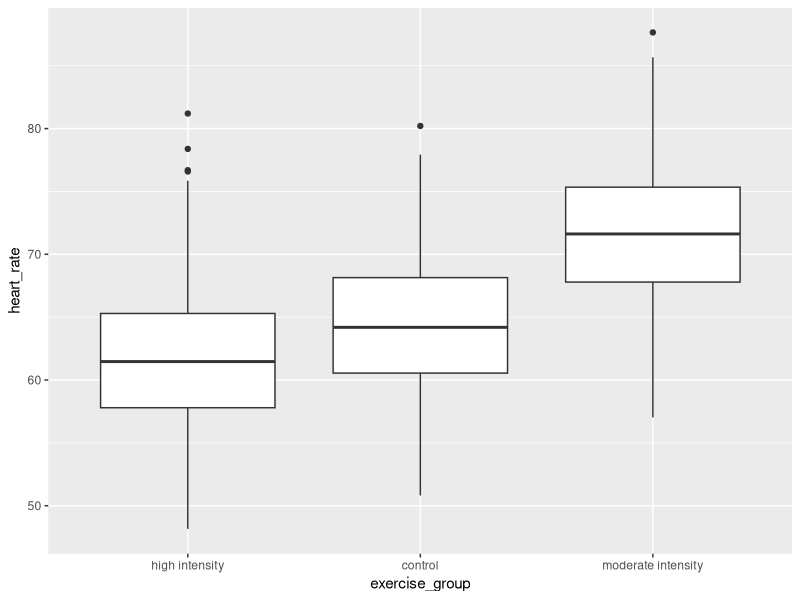
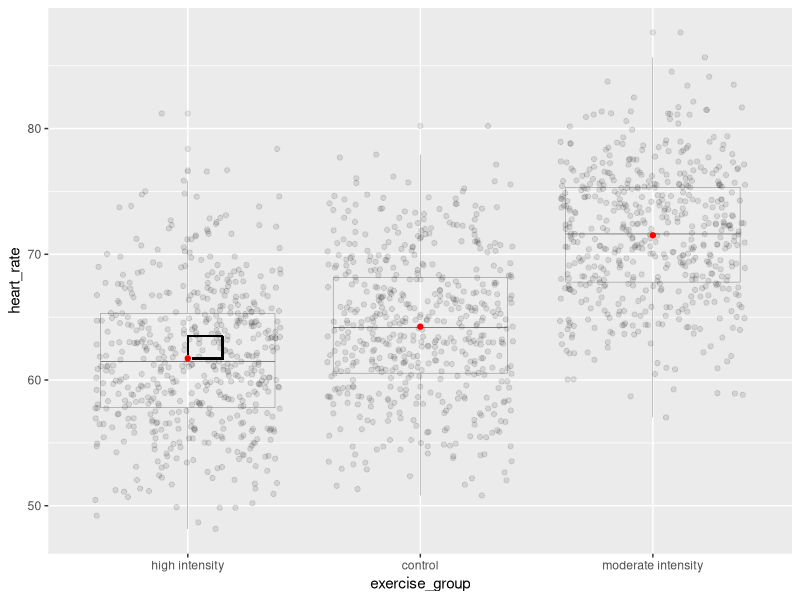
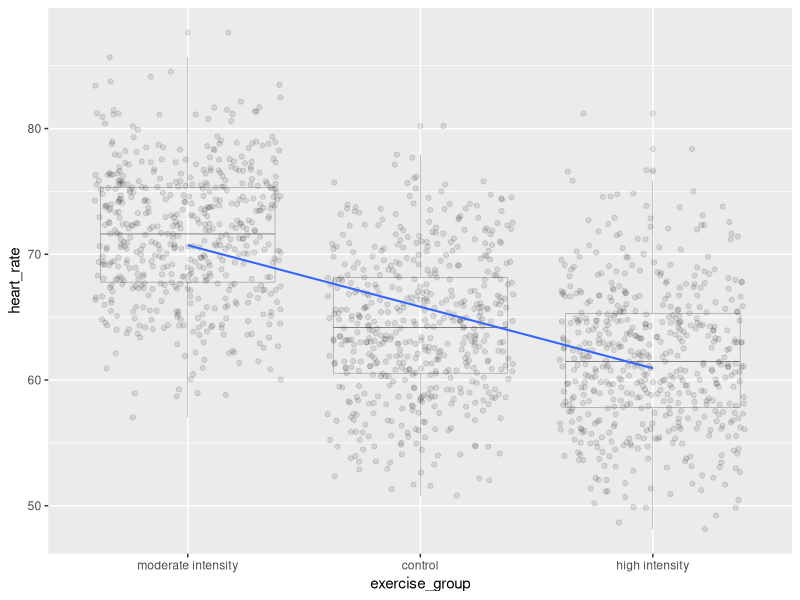
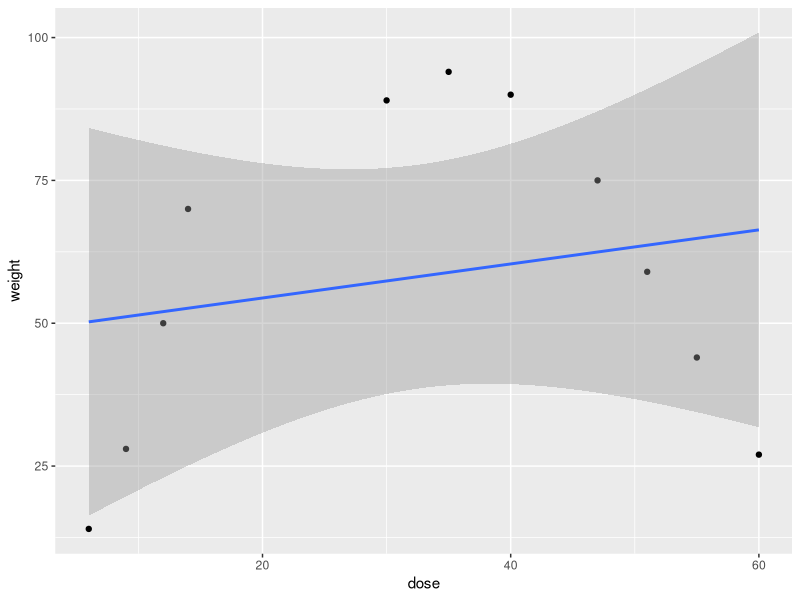
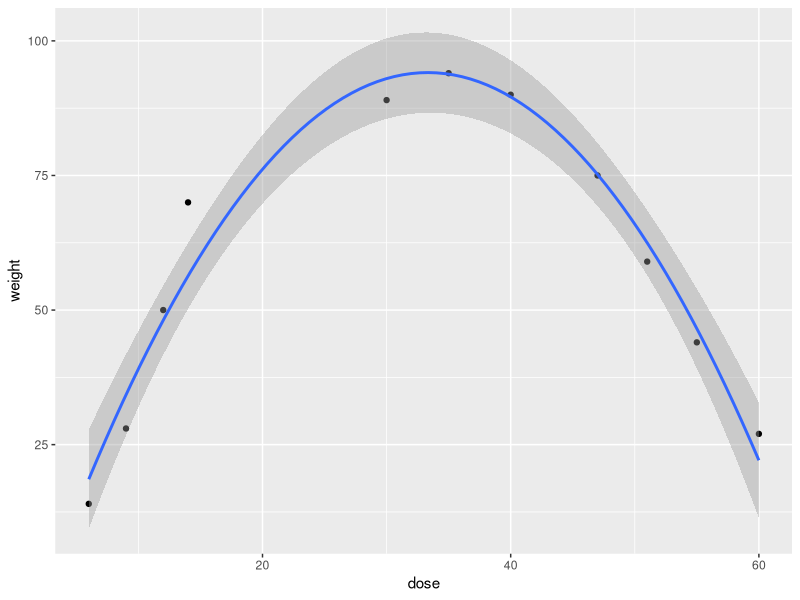

The R source for these figures, in order:
## ---- chunk 1
library(tidyverse)
library(knitr)
library(kableExtra)
heart_rate <- read_csv("data/simulated_heart_rates.csv")
## ---- chunk 2
heart_rate %>% 
  mutate(exercise_group = fct_reorder(exercise_group,
                                      heart_rate,
                                      .fun='mean'))  %>% 
  ggplot(aes(exercise_group, heart_rate)) + 
  geom_boxplot()
## ---- chunk 3
anova(lm(heart_rate ~ exercise_group, data = heart_rate))
## ---- chunk 4
text_tbl <- data.frame('source of variation' = c('treatments', 
                                                 'error', 
                                                 'total'),
                       'Df' = c("$k - 1$", "$k(n - 1)$", "$nk - 1$"),
                       'Sum Sq' = c("$n\\sum(\\bar{y_i} - \\bar{y_.})^2$",
                                "$\\sum\\sum({y_{ij}} - \\bar{y_i})^2$",
                                "$\\sum\\sum({y_{ij}} - \\bar{y_.})^2$"),
                       'Mean Sq=Sum Sq/Df' = c("TMS", "EMS", "   "),
                       'F value' = c("TMS/EMS", "   ", "   "),
                       'prob(>F)' = c("p-value", "   ", "   ")
                       )
colnames(text_tbl) = c('source of variation', 'Df', 'Sum Sq', 
                       'Mean Sq=Sum Sq/Df', 'F value', 'prob(>F)')
kable(text_tbl,
      caption = 'ANOVA Table for Completely Randomized Design with One Treatment Factor with k levels and n Observations per Treatment') 
## ---- chunk 5
# these are the y_i
groupMeans <- heart_rate %>% 
  group_by(exercise_group) %>% 
  summarise(mean = mean(heart_rate))
groupMeans

# this is y.
overallMean <- heart_rate %>%
  summarise(mean = mean(heart_rate))
overallMean

# sum the squared differences of the groups and multiply the total sum by n
((groupMeans$mean[1] - overallMean)^2 + 
    (groupMeans$mean[2] - overallMean)^2 + 
    (groupMeans$mean[3] - overallMean)^2) * 522
## ---- chunk 6
heart_rate %>% mutate(exercise_group = fct_reorder(exercise_group, 
                                                   heart_rate, 
                                                   .fun='mean'))  %>% 
  ggplot(aes(exercise_group, heart_rate)) + 
  geom_boxplot(alpha=0.1, linewidth=0.1) +
  geom_jitter(alpha=0.1) + 
  stat_summary(fun = "mean", colour="red", geom = "point") +
  geom_segment(x = 1, y = 62, xend = 1, yend = 63.5) +
  geom_segment(x = 1.15, y = 61.6, xend = 1.15, yend = 63.5) +
  geom_segment(x = 1.02, y = 61.7, xend = 1.15, yend = 61.7) +
  geom_segment(x = 1, y = 63.5, xend = 1.15, yend = 63.5)
## ---- chunk 7
heart_rate %>% mutate(exercise_group = fct_reorder(exercise_group, 
                                                   heart_rate, 
                                                   .fun='mean', 
                                                   .desc = TRUE))  %>% 
  ggplot(aes(exercise_group, heart_rate)) + 
  geom_boxplot(alpha=0.1, linewidth=0.1) +
  geom_jitter(alpha=0.1) +
  geom_smooth(method = "lm", 
              aes(group=1), 
              se=FALSE, 
              linewidth=0.7)
## ---- chunk 8
heart_rate %>% 
  group_by(exercise_group) %>% 
  summarise(mean = mean(heart_rate))
## ---- chunk 9
confint(lm(heart_rate ~ exercise_group, data = heart_rate))
## ---- chunk 10
lm(heart_rate ~ exercise_group, data = heart_rate)
## ---- chunk 11
### save the linear model as an object
model <- lm(heart_rate ~ exercise_group, data = heart_rate)
### predict heart rates for a new group of controls
predict(model, 
        data.frame(exercise_group = "control"), 
        interval = "prediction", 
        level = 0.95)
## ---- chunk 12
lm(heart_rate ~ exercise_group, data = heart_rate)
## ---- chunk 13
summary(lm(heart_rate ~ exercise_group + sex, data = heart_rate))
## ---- chunk 14
summary(lm(heart_rate ~ exercise_group + age, data = heart_rate))
## ---- chunk 15
# delta = the observed effect size between groups
# sd = standard deviation
# significance level (Type 1 error probability or false positive rate) = 0.05
# type = two-sample t-test
# What is the minimum sample size we would need at 80% power?

controlMean <- heart_rate %>%
  filter(exercise_group == "control") %>%
  summarise(mean = mean(heart_rate)) 
moderateMean <- heart_rate %>%
  filter(exercise_group == "moderate intensity") %>%
  summarise(mean = mean(heart_rate)) 
delta <- controlMean - moderateMean
power.t.test(delta = delta[[1]], sd = sd(heart_rate$heart_rate), 
             sig.level = 0.05, type = "two.sample", power = 0.8)
## ---- chunk 16
data <- data.frame(dose=c(6, 9, 12, 14, 30, 35, 40, 47, 51, 55, 60),
                   weight=c(14, 28, 50, 70, 89, 94, 90, 75, 59, 44, 27))
data %>% ggplot(aes(dose, weight)) + 
  geom_point() + 
  stat_smooth(method = "lm", formula = y ~ x)
## ---- chunk 17
data %>% ggplot(aes(dose, weight)) +
  geom_point() +
  stat_smooth(method = "lm", formula = y ~ x + I(x^2))
